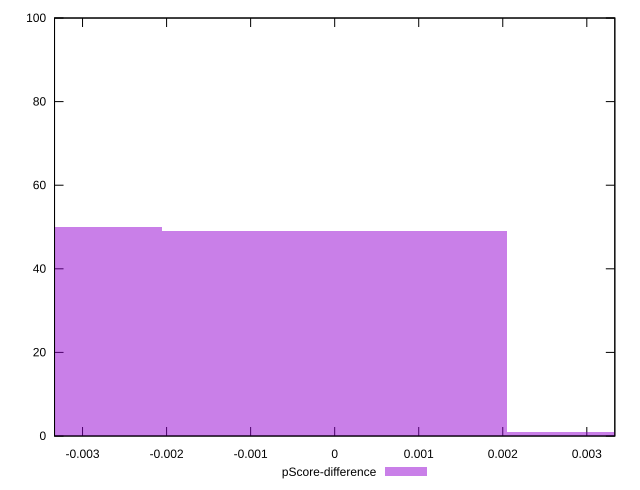

The gnuplot source for this figure:
reset

$pScoreDifference <<EOF
-0.0041010504407633435 50
0 49
0.0041010504407633435 1
EOF

set key outside below
set boxwidth 0.0041010504407633435
set xrange [-0.0033333333333334103:0.0033333333333334103]
set yrange [0:100]
set trange [0:100]
set style fill transparent solid 0.5 noborder
set terminal svg size 640, 490 enhanced background rgb 'white'
set output "reports/report_00030_2021-02-24T20-42-31.540Z/unused-css-rules/samples/astro/pScore-difference/histogram.svg"

plot $pScoreDifference title "pScore-difference" with boxes

reset
